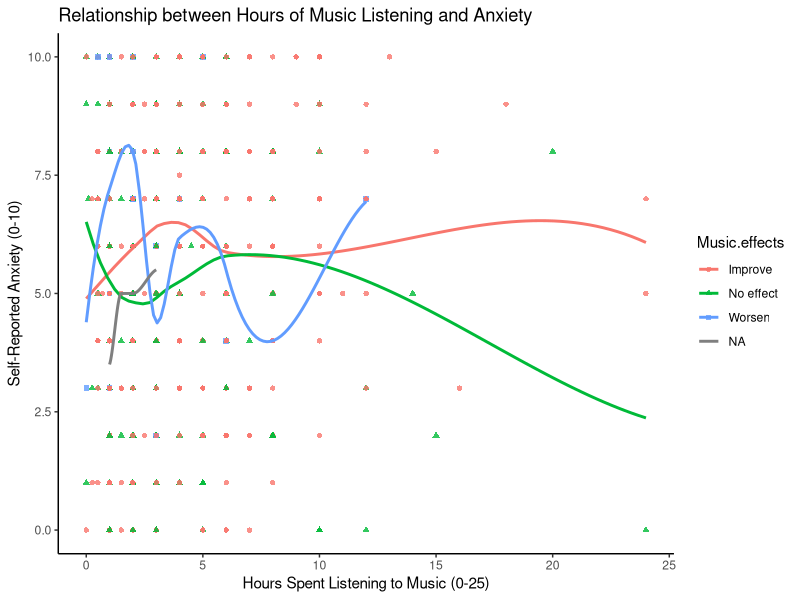
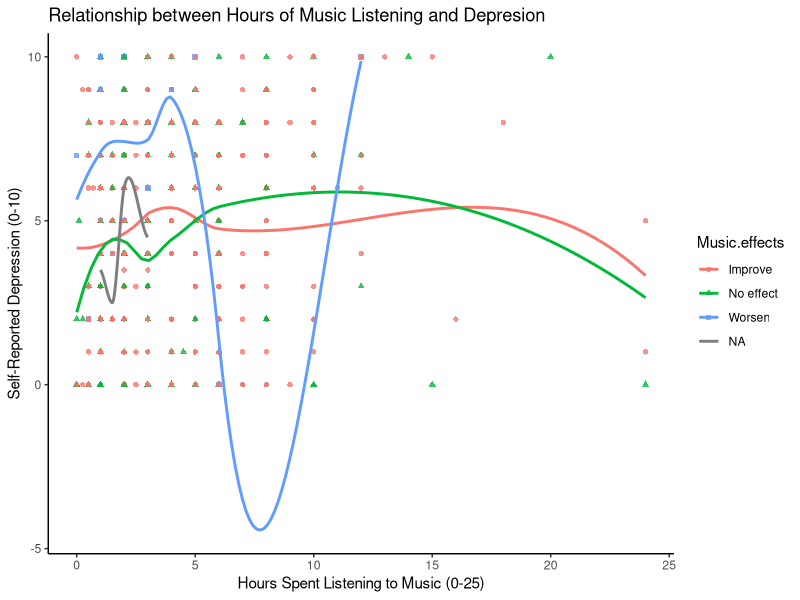
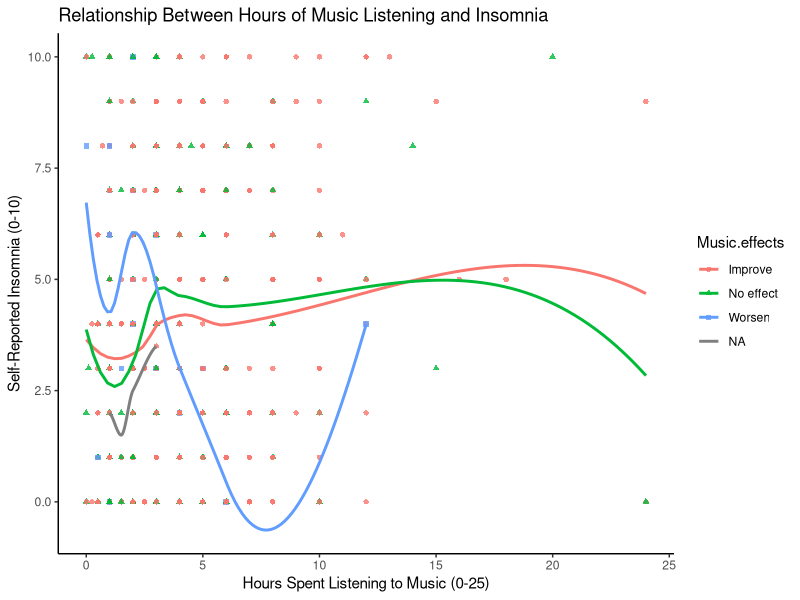
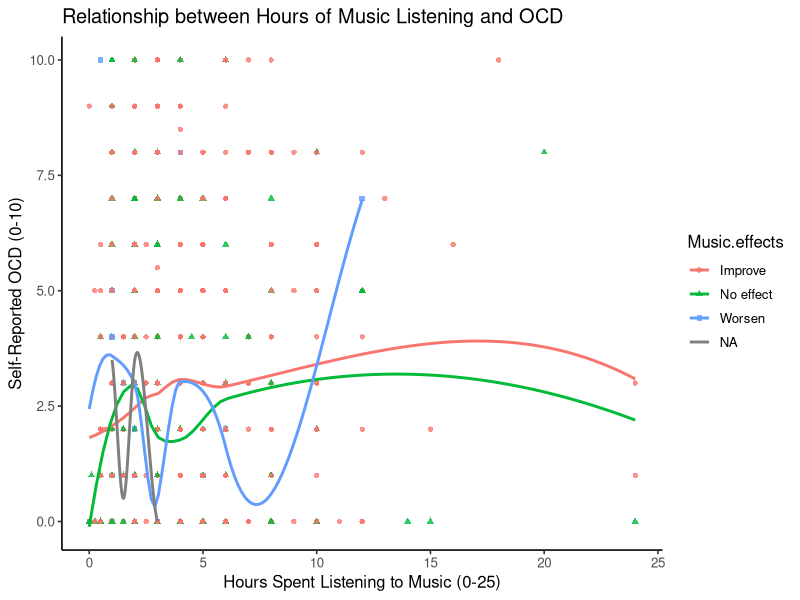

Write R code to recreate these figures, in order.
## ---- chunk 1
#| message: false
#| warning: false
library(ggplot2)

mydata <- read.csv("../../Music_x_Mental_Health_Data_Results.csv")

ggplot(data = mydata, 
       mapping = aes(x= Hours.per.day, y = Anxiety, 
  color = Music.effects, shape = Music.effects)) + 
  geom_point(alpha = 0.8) + geom_smooth(se= FALSE) + 
  labs(
  title = "Relationship between Hours of Music Listening and Anxiety",
  x = "Hours Spent Listening to Music (0-25)",
  y = "Self-Reported Anxiety (0-10)"
) + theme_classic()
## ---- chunk 2
#| message: false
#| warning: false
library(ggplot2)

mydata <- read.csv("../../Music_x_Mental_Health_Data_Results.csv")

ggplot(data = mydata, 
       mapping = aes(x= Hours.per.day, y = Depression, 
  color = Music.effects, shape = Music.effects)) + 
  geom_point(alpha = 0.8) + geom_smooth(se= FALSE) + 
  labs(
  title = "Relationship between Hours of Music Listening and Depresion",
  x = "Hours Spent Listening to Music (0-25)",
  y = "Self-Reported Depression (0-10)"
) + theme_classic()
## ---- chunk 3
#| message: false
#| warning: false
library(ggplot2)

mydata <- read.csv("../../Music_x_Mental_Health_Data_Results.csv")

ggplot(data = mydata, 
       mapping = aes(x= Hours.per.day, y = Insomnia, 
  color = Music.effects, shape = Music.effects)) + 
  geom_point(alpha = 0.8) + geom_smooth(se= FALSE) + 
  labs(
  title = "Relationship Between Hours of Music Listening and Insomnia",
  x = "Hours Spent Listening to Music (0-25)",
  y = "Self-Reported Insomnia (0-10)"
) + theme_classic()
## ---- chunk 4
#| message: false
#| warning: false
library(ggplot2)

mydata <- read.csv("../../Music_x_Mental_Health_Data_Results.csv")

ggplot(data = mydata, 
       mapping = aes(x= Hours.per.day, y = OCD, 
  color = Music.effects, shape = Music.effects)) + 
  geom_point(alpha = 0.8) + geom_smooth(se= FALSE) + 
  labs(
  title = "Relationship between Hours of Music Listening and OCD",
  x = "Hours Spent Listening to Music (0-25)",
  y = "Self-Reported OCD (0-10)"
) + theme_classic(base_size = 12)
